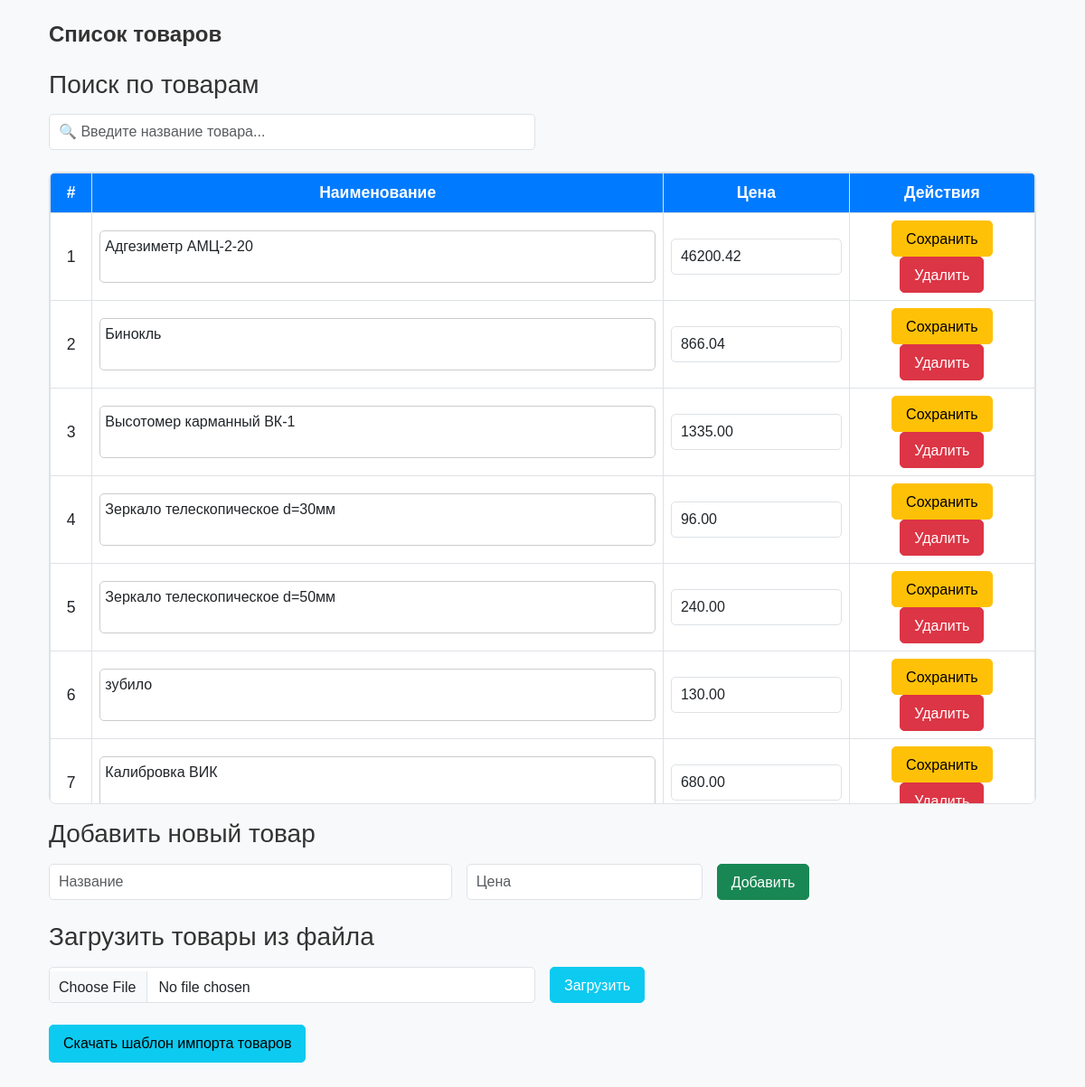
Before: / with the older database file.
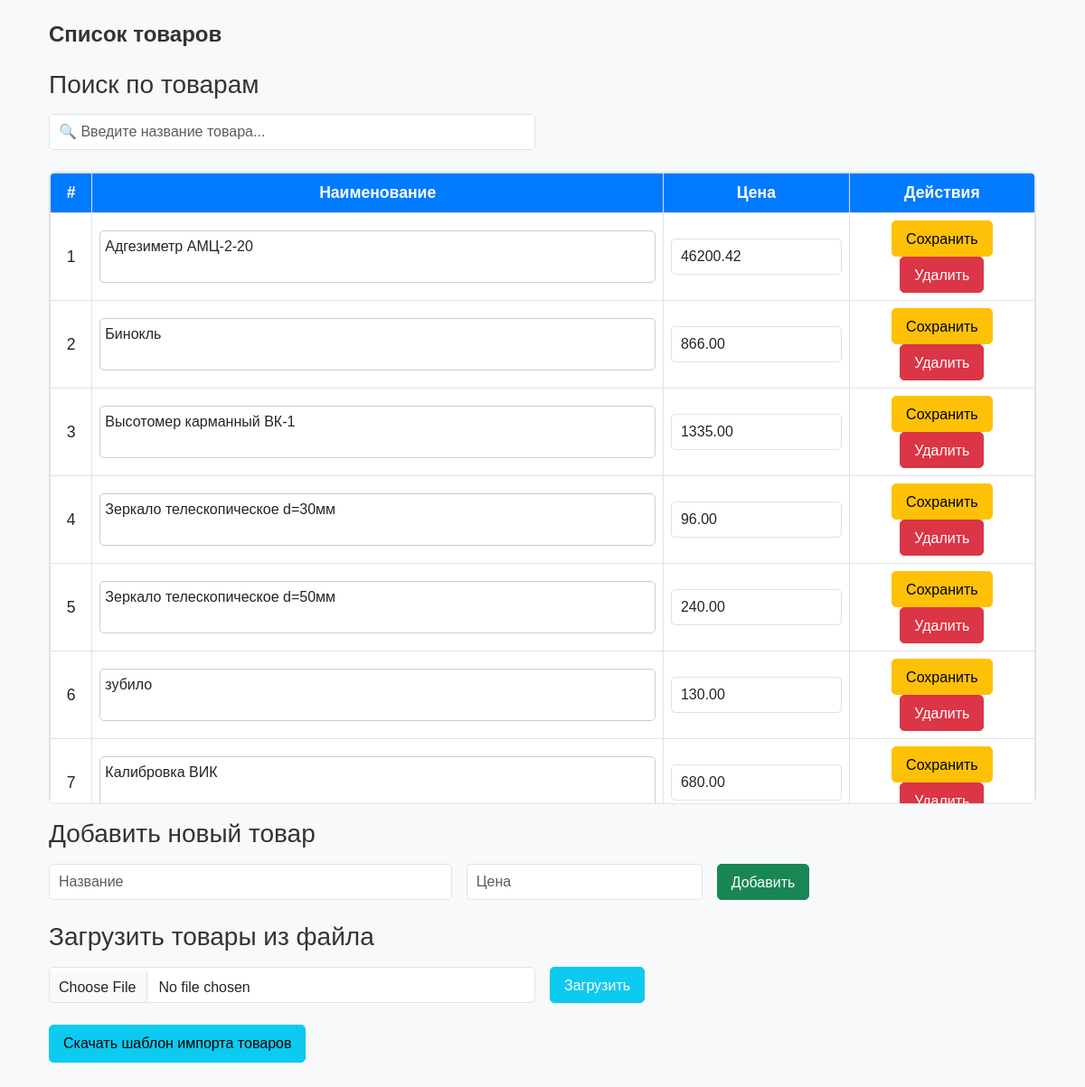
After: the same page with the newer database file.
### trades/models.py (models this page shows, shortened)
class Item(models.Model):
    name = models.CharField(max_length=255, unique=True)
    price = models.DecimalField(max_digits=10, decimal_places=2)

### trades/views.py (the view, shortened to what this page needs)
# urls.py: path('', views.item_list, name='item_list'),
def item_list(request):
    items = Item.objects.all()
    return render(request, "trades/item_list.html", {
        "items": items,
        "price_step": PRICE_STEP
    })

### trades/templates/trades/item_list.html (shortened to what this page needs)
{% extends 'base.html' %}
{% block content %}
    <div class="container my-4">
        <h2 class="mb-4">Список товаров</h2>
        <h3 class="mb-3">Поиск по товарам</h3>
        <form method="get" class="mb-4">
            <div class="row g-3 align-items-center">
                <div class="col-md-6">
                    <input type="text" id="search-input" class="form-control"
                           placeholder="🔍 Введите название товара...">
                </div>
            </div>
        </form>
        <div class="table-responsive">
            <form method="post">
                <table class="table table-bordered table-hover" id="item-table">
                    <thead class="table-light">
                    <tr>
                        <th>#</th>
                        <th>Наименование</th>
                        <th>Цена</th>
                        <th>Действия</th>
                    </tr>
                    </thead>
                    <tbody>
                    {% for item in items %}
                        <tr id="item-{{ item.id }}">
                            <td>{{ forloop.counter }}</td>
                            <td class="table-name-cell">
                            <textarea class="form-control auto-expand"
                                      name="name_{{ item.id }}">{{ item.name }}</textarea>
                            </td>
                            <td>
                                <input type="number" class="form-control" name="price_{{ item.id }}"
                                       value="{{ item.price|floatformat:2 }}" step="0.01" min="1">
                            </td>
                            <td>
                                <button type="submit" name="edit_item" value="{{ item.id }}"
                                        class="btn btn-warning btn-sm">
                                    Сохранить
                                </button>
                                <button type="submit" name="delete_item" value="{{ item.id }}"
                                        class="btn btn-danger btn-sm">
                                    Удалить
                                </button>
                            </td>
                        </tr>
                    {% endfor %}
                    </tbody>
                </table>
            </form>
        </div>
        <h3 class="mb-3">Добавить новый товар</h3>
        <form method="post" class="mb-4">
            <div class="row g-3 align-items-center">
                <div class="col-md-5">
                    <input type="text" name="name" class="form-control" placeholder="Название" required>
                </div>
                <div class="col-md-3">
                    <input type="number" name="price" class="form-control" placeholder="Цена" step="0.01" min="1"
                           required>
                </div>
                <div class="col-md-2">
                    <button type="submit" name="add_item" class="btn btn-success">Добавить</button>
                </div>
            </div>
        </form>
        <h3 class="mb-3">Загрузить товары из файла</h3>
        <form method="post" enctype="multipart/form-data" class="mb-4">
            <div class="row g-3 align-items-center">
                <div class="col-md-6">
                    <input type="file" name="file" accept=".xlsx, .xls" class="form-control">
                </div>
                <div class="col-md-2">
                    <button type="submit" name="upload_file" class="btn btn-info text-white">Загрузить</button>
                </div>
            </div>
        </form>
        <div>
            <a href="{% url 'download_import_template' %}" class="btn btn-info">
                Скачать шаблон импорта товаров
            </a>
        </div>
    </div>
{% endblock %}

Changed rows visible on the page:
changed Item "Бинокль": price "866.04" → "866.00"
